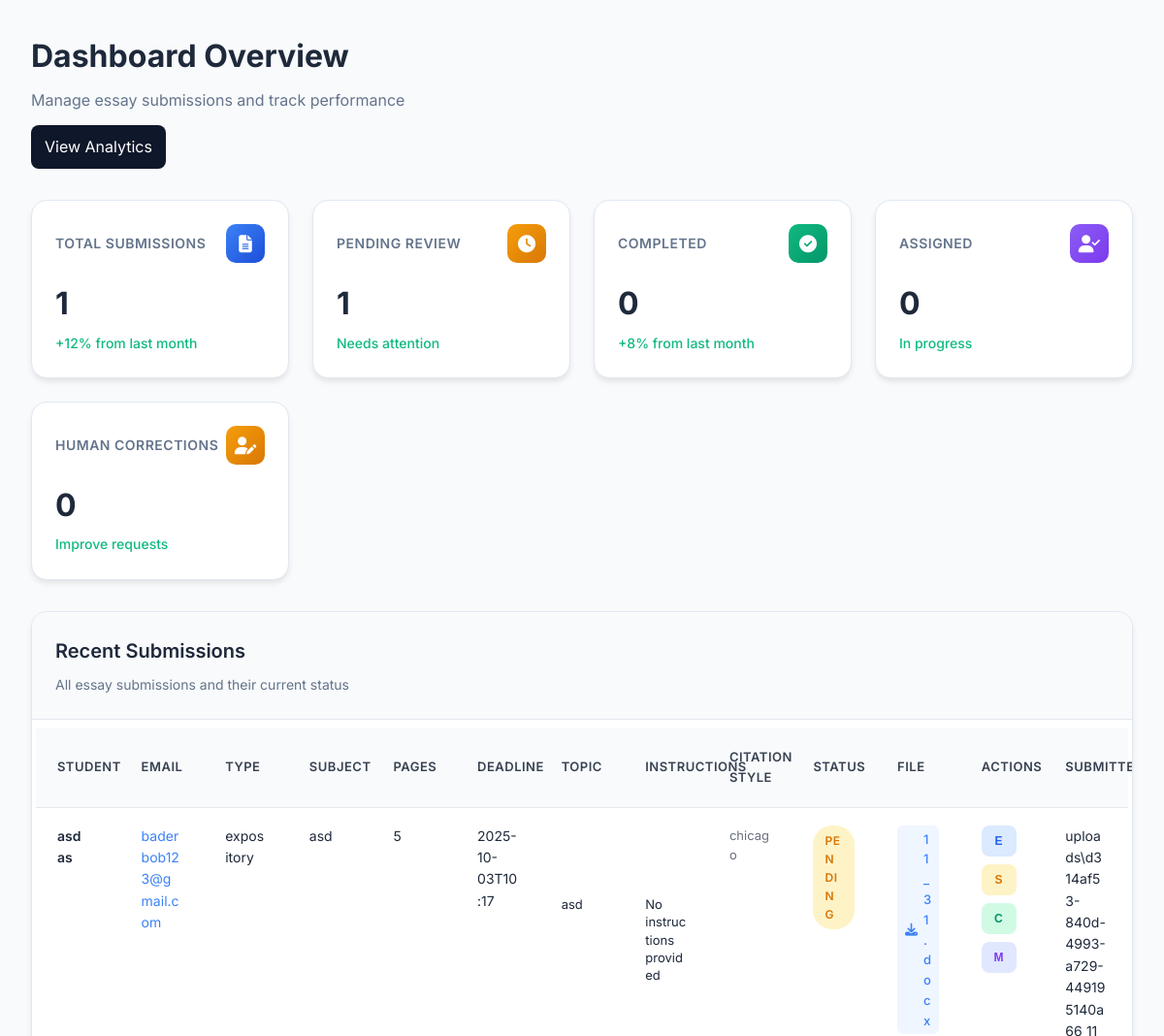
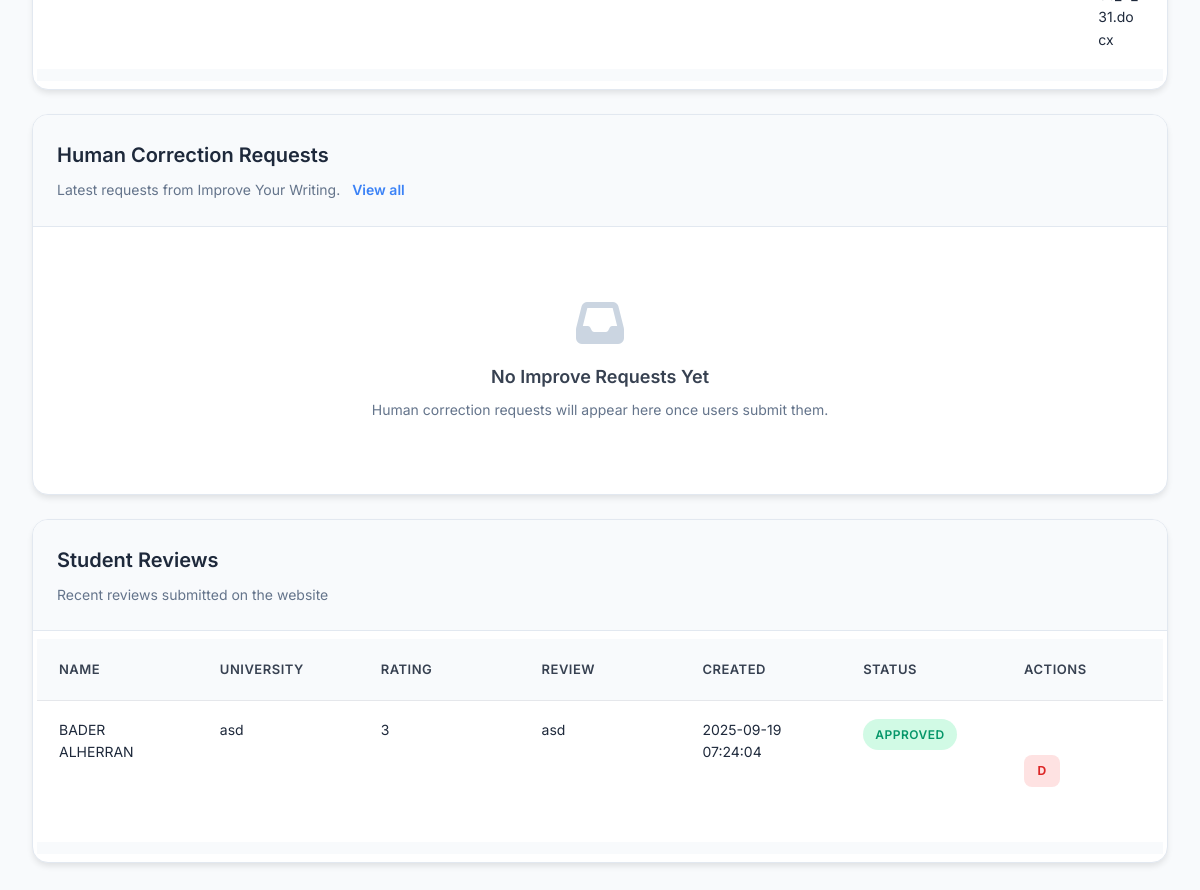
The page /admin (signed in) on the database its author committed (2 pictures, top to bottom).
### tables this page shows
CREATE TABLE essay_submissions (
                id INTEGER PRIMARY KEY AUTOINCREMENT,
                submission_id TEXT UNIQUE NOT NULL,
                first_name TEXT NOT NULL,
                last_name TEXT NOT NULL,
                email TEXT NOT NULL,
                phone TEXT,
                essay_type TEXT NOT NULL,
                academic_level TEXT NOT NULL,
                subject TEXT NOT NULL,
                pages TEXT NOT NULL,
                deadline TEXT NOT NULL,
                topic TEXT NOT NULL,
                instructions TEXT,
                citation_style TEXT,
                status TEXT DEFAULT 'pending',
                assigned_to TEXT,
                file_path TEXT,
                file_name TEXT,
                file_size INTEGER,
                admin_notes TEXT,
                priority TEXT DEFAULT 'normal',
                created_at DATETIME DEFAULT CURRENT_TIMESTAMP,
                updated_at DATETIME DEFAULT CURRENT_TIMESTAMP
            );

CREATE TABLE reviews (
                id INTEGER PRIMARY KEY AUTOINCREMENT,
                name TEXT NOT NULL,
                university TEXT NOT NULL,
                rating INTEGER NOT NULL,
                review_text TEXT NOT NULL,
                is_approved BOOLEAN DEFAULT 1,
                created_at DATETIME DEFAULT CURRENT_TIMESTAMP
            );

### app.py (the view)
@app.route('/admin')
def admin():
    return admin_routes.admin()

### templates/admin.html (shortened to what this page needs)
<!DOCTYPE html>
<html lang="en">
<head>
    <link rel="stylesheet" href="https://cdnjs.cloudflare.com/ajax/libs/font-awesome/6.4.0/css/all.min.css">
</head>
<body>
    <div class="admin-container">
        <div class="main-content">
            <div class="page-header">
                <h1 class="page-title">Dashboard Overview</h1>
                <p class="page-subtitle">Manage essay submissions and track performance</p>
                <div style="margin-top:12px;display:flex;gap:12px;flex-wrap:wrap">
                    <a href="/admin/analytics" class="btn btn--primary" style="padding:10px 14px;background:#0f172a;color:#fff;border-radius:8px;text-decoration:none">View Analytics</a>
                </div>
            </div>
            <div class="stats-grid">
                <div class="stat-card">
                    <div class="stat-header">
                        <div class="stat-title">Total Submissions</div>
                        <div class="stat-icon total">
                            <i class="fas fa-file-alt"></i>
                        </div>
                    </div>
                    <div class="stat-value">{{ stats.total_submissions }}</div>
                    <div class="stat-change">+12% from last month</div>
                </div>
                <div class="stat-card">
                    <div class="stat-header">
                        <div class="stat-title">Pending Review</div>
                        <div class="stat-icon pending">
                            <i class="fas fa-clock"></i>
                        </div>
                    </div>
                    <div class="stat-value">{{ stats.pending_submissions }}</div>
                    <div class="stat-change">Needs attention</div>
                </div>
                <div class="stat-card">
                    <div class="stat-header">
                        <div class="stat-title">Completed</div>
                        <div class="stat-icon completed">
                            <i class="fas fa-check-circle"></i>
                        </div>
                    </div>
                    <div class="stat-value">{{ stats.completed_submissions }}</div>
                    <div class="stat-change">+8% from last month</div>
                </div>
                <div class="stat-card">
                    <div class="stat-header">
                        <div class="stat-title">Assigned</div>
                        <div class="stat-icon assigned">
                            <i class="fas fa-user-check"></i>
                        </div>
                    </div>
                    <div class="stat-value">{{ stats.assigned_submissions or 0 }}</div>
                    <div class="stat-change">In progress</div>
                </div>
                <div class="stat-card">
                    <div class="stat-header">
                        <div class="stat-title">Human Corrections</div>
                        <div class="stat-icon pending">
                            <i class="fas fa-user-edit"></i>
                        </div>
                    </div>
                    <div class="stat-value">{{ stats.improve_submissions or 0 }}</div>
                    <div class="stat-change">Improve requests</div>
                </div>
            </div>
            <div class="table-section">
                <div class="table-header">
                    <h2 class="table-title">Recent Submissions</h2>
                    <p class="table-subtitle">All essay submissions and their current status</p>
                </div>
                <div class="table-container">
                    {% if submissions %}
                    <table class="data-table">
                        <thead>
                            <tr>
                                <th>Student</th>
                                <th>Email</th>
                                <th>Type</th>
                                <th>Subject</th>
                                <th>Pages</th>
                                <th>Deadline</th>
                                <th>Topic</th>
                                <th>Instructions</th>
                                <th>Citation Style</th>
                                <th>Status</th>
                                <th>File</th>
                                <th>Actions</th>
                                <th>Submitted</th>
                            </tr>
                        </thead>
                        <tbody>
                            {% for submission in submissions %}
                            <tr>
                                <td data-label="Student">
                                    <div style="font-weight: 600; color: #1e293b;">
                                        {{ submission[2] }} {{ submission[3] }}
                                    </div>
                                </td>
                                <td data-label="Email">
                                    <a href="mailto:{{ submission[4] }}" style="color: #3b82f6; text-decoration: none;">
                                        {{ submission[4] }}
                                    </a>
                                </td>
                                <td data-label="Type">{{ submission[6] }}</td>
                                <td data-label="Subject">{{ submission[8] }}</td>
                                <td data-label="Pages">{{ submission[9] }}</td>
                                <td data-label="Deadline">{{ submission[10] }}</td>
                                <td data-label="Topic">
                                    <div style="max-width: 200px; word-wrap: break-word;">
                                        {{ submission[11] or 'No topic provided' }}
                                    </div>
                                </td>
                                <td data-label="Instructions">
                                    <div style="max-width: 250px; word-wrap: break-word;">
                                        {{ submission[12] or 'No instructions provided' }}
                                    </div>
                                </td>
                                <td data-label="Citation">{{ submission[13] or 'Not specified' }}</td>
                                <td data-label="Status">
                                    <span class="status-badge status-{{ submission[14] }}">
                                        {{ submission[14].title() }}
                                    </span>
                                </td>
                                <td data-label="File">
                                    {% if submission[16] and submission[17] %}
                                        <a href="/admin/download-file/{{ submission[0] }}" class="file-link">
                                            <i class="fas fa-download"></i>
                                            {{ submission[17] }}
                                        </a>
                                    {% else %}
                                        <span class="no-file">No file</span>
                                    {% endif %}
                                </td>
                                <td data-label="Actions">
                                    <div class="action-buttons">
                                        <button class="action-btn edit" onclick="editSubmission({{ submission[0] }})" title="Edit">E</button>
                                        <button class="action-btn status" onclick="quickStatusUpdate({{ submission[0] }}, '{{ submission[14] }}')" title="Status">S</button>
                                        <button class="action-btn complete" onclick="markCompleted({{ submission[0] }})" title="Complete" {% if submission[14] == 'completed' %}disabled{% endif %}>C</button>
                                        <button class="action-btn contact" onclick="contactStudent({{ submission[0] }}, '{{ submission[4] }}')" title="Email">M</button>
                                    </div>
                                </td>
                                <td data-label="Submitted">{{ submission[16] }}</td>
                            </tr>
                            {% endfor %}
                        </tbody>
                    </table>
                    {% else %}
                    <div class="empty-state">
                        <i class="fas fa-inbox"></i>
                        <h3>No Submissions Yet</h3>
                        <p>Essay submissions will appear here once students start submitting their requests.</p>
                    </div>
                    {% endif %}
                </div>
              </div>
        <div class="table-section" style="margin-top:24px">
            <div class="table-header">
                <h2 class="table-title">Human Correction Requests</h2>
                <p class="table-subtitle">
                    Latest requests from Improve Your Writing.
                    <a href="/admin/submissions" style="margin-left:8px;color:#3b82f6;text-decoration:none;font-weight:600;">View all</a>
                </p>
            </div>
            <div class="table-container">
                {% if improve_submissions %}
                <table class="data-table">
                    <thead>
                        <tr>
                            <th>ID</th>
                            <th>Name</th>
                            <th>Email</th>
                            <th>Mode</th>
                            <th>Status</th>
                            <th>Submitted</th>
                            <th>Preview</th>
                        </tr>
                    </thead>
                    <tbody>
                        {% for sub in improve_submissions %}
                        <tr>
                            <td data-label="ID">
                                <div style="font-weight: 600; color: #1e293b;">
                                    {{ sub.submission_id or sub.id }}
                                </div>
                            </td>
                            <td data-label="Name">{{ sub.requester_name or 'Unknown' }}</td>
                            <td data-label="Email">
                                {% if sub.requester_email %}
                                    <a href="mailto:{{ sub.requester_email }}" style="color: #3b82f6; text-decoration: none;">
                                        {{ sub.requester_email }}
                                    </a>
                                {% else %}
                                    <span class="no-file">Missing</span>
                                {% endif %}
                            </td>
                            <td data-label="Mode">
                                {% if sub.mode == 'after_ai' %}
                                    After AI
                                {% else %}
                                    Human Only
                                {% endif %}
                            </td>
                            <td data-label="Status">
                                <span class="status-badge status-pending">{{ sub.status }}</span>
                            </td>
                            <td data-label="Submitted">{{ sub.created_at }}</td>
                            <td data-label="Preview">
                                <div style="max-width: 260px; word-wrap: break-word;">
                                    {{ sub.preview or 'No text provided' }}
                                </div>
                            </td>
                        </tr>
                        {% endfor %}
                    </tbody>
                </table>
                {% else %}
                <div class="empty-state">
                    <i class="fas fa-inbox"></i>
                    <h3>No Improve Requests Yet</h3>
                    <p>Human correction requests will appear here once users submit them.</p>
                </div>
                {% endif %}
            </div>
        </div>
        <div class="table-section" style="margin-top:24px">
            <div class="table-header">
                <h2 class="table-title">Student Reviews</h2>
                <p class="table-subtitle">Recent reviews submitted on the website</p>
            </div>
            <div class="table-container">
                {% if reviews %}
                <table class="data-table">
                    <thead>
                        <tr>
                            <th>Name</th>
                            <th>University</th>
                            <th>Rating</th>
                            <th>Review</th>
                            <th>Created</th>
                            <th>Status</th>
                            <th>Actions</th>
                        </tr>
                    </thead>
                    <tbody>
                        {% for r in reviews %}
                        <tr>
                            <td data-label="Name">{{ r[1] }}</td>
                            <td data-label="University">{{ r[2] }}</td>
                            <td data-label="Rating">{{ r[3] }}</td>
                            <td data-label="Review">{{ r[4] }}</td>
                            <td data-label="Created">{{ r[5] }}</td>
                            <td data-label="Status">
                                {% if r[6] %}
                                <span class="status-badge status-completed">Approved</span>
                                {% else %}
                                <span class="status-badge status-pending">Pending</span>
                                {% endif %}
                            </td>
                            <td data-label="Actions">
                                <div class="action-buttons">
                                    <button class="action-btn edit" style="background:#fee2e2;color:#dc2626" onclick="deleteReview({{ r[0] }})" title="Delete">D</button>
                                </div>
                            </td>
                        </tr>
                        {% endfor %}
                    </tbody>
                </table>
                {% else %}
                <div class="empty-state">
                    <i class="fas fa-inbox"></i>
                    <h3>No Reviews Yet</h3>
                    <p>Reviews submitted by students will appear here.</p>
                </div>
                {% endif %}
            </div>
        </div>
    </div>
    </div>
</body>
</html>

### rows shown on the page
essay_submissions: first_name "asd", last_name "as", email "baderbob123@gmail.com", essay_type "expository", subject "asd", pages "5", deadline "2025-10-03T10:17", topic "asd", instructions "No instructions provided", citation_style "chicago", status "PENDING", file_name "11_31.docx", file_path "uploads\\d314af53-840d-4993-a729-449195140a66_11_31.docx"
reviews: name "BADER ALHERRAN", university "asd", rating "3", review_text "asd", created_at "2025-09-19 07:24:04", is_approved "APPROVED"

### other values the page prints
{{ stats.total_submissions }} "1"
{{ stats.pending_submissions }} "1"
{{ stats.completed_submissions }} "0"
{{ stats.assigned_submissions or 0 }} "0"
{{ stats.improve_submissions or 0 }} "0"
